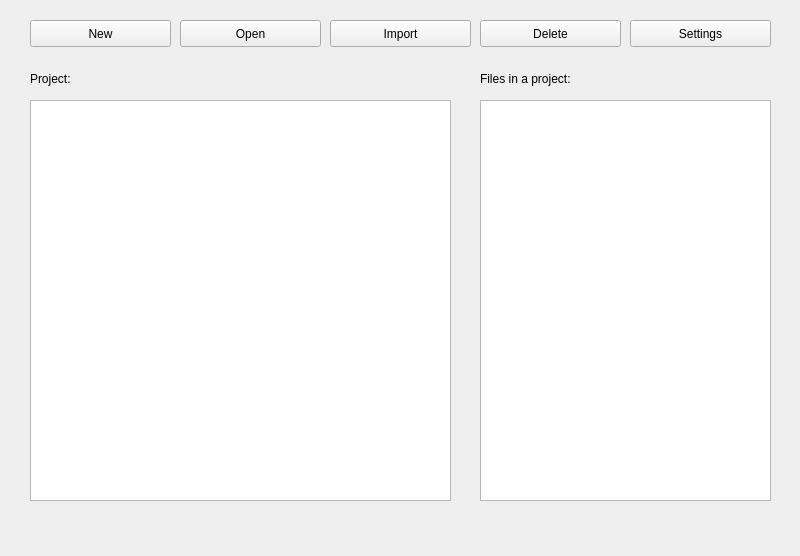
<?xml version="1.0" encoding="UTF-8"?>
<ui version="4.0">
 <class>ProjectManagement</class>
 <widget class="QMainWindow" name="ProjectManagement">
  <property name="geometry">
   <rect>
    <x>0</x>
    <y>0</y>
    <width>800</width>
    <height>556</height>
   </rect>
  </property>
  <property name="sizePolicy">
   <sizepolicy hsizetype="Fixed" vsizetype="Fixed">
    <horstretch>0</horstretch>
    <verstretch>0</verstretch>
   </sizepolicy>
  </property>
  <property name="minimumSize">
   <size>
    <width>800</width>
    <height>556</height>
   </size>
  </property>
  <property name="maximumSize">
   <size>
    <width>800</width>
    <height>556</height>
   </size>
  </property>
  <property name="windowTitle">
   <string>MainWindow</string>
  </property>
  <widget class="QWidget" name="centralwidget">
   <widget class="QLabel" name="label">
    <property name="geometry">
     <rect>
      <x>30</x>
      <y>70</y>
      <width>271</width>
      <height>17</height>
     </rect>
    </property>
    <property name="text">
     <string>Project:</string>
    </property>
   </widget>
   <widget class="QListWidget" name="listWidget">
    <property name="geometry">
     <rect>
      <x>30</x>
      <y>100</y>
      <width>421</width>
      <height>401</height>
     </rect>
    </property>
   </widget>
   <widget class="QPushButton" name="pushButton">
    <property name="geometry">
     <rect>
      <x>180</x>
      <y>20</y>
      <width>141</width>
      <height>27</height>
     </rect>
    </property>
    <property name="text">
     <string>Open</string>
    </property>
   </widget>
   <widget class="QPushButton" name="pushButton_2">
    <property name="geometry">
     <rect>
      <x>30</x>
      <y>20</y>
      <width>141</width>
      <height>27</height>
     </rect>
    </property>
    <property name="text">
     <string>New</string>
    </property>
   </widget>
   <widget class="QLabel" name="label_2">
    <property name="geometry">
     <rect>
      <x>480</x>
      <y>70</y>
      <width>161</width>
      <height>17</height>
     </rect>
    </property>
    <property name="text">
     <string>Files in a project:</string>
    </property>
   </widget>
   <widget class="QListWidget" name="listWidget_2">
    <property name="geometry">
     <rect>
      <x>480</x>
      <y>100</y>
      <width>291</width>
      <height>401</height>
     </rect>
    </property>
   </widget>
   <widget class="QPushButton" name="pushButton_3">
    <property name="geometry">
     <rect>
      <x>480</x>
      <y>20</y>
      <width>141</width>
      <height>27</height>
     </rect>
    </property>
    <property name="text">
     <string>Delete</string>
    </property>
   </widget>
   <widget class="QPushButton" name="pushButton_4">
    <property name="geometry">
     <rect>
      <x>330</x>
      <y>20</y>
      <width>141</width>
      <height>27</height>
     </rect>
    </property>
    <property name="text">
     <string>Import</string>
    </property>
   </widget>
   <widget class="QPushButton" name="pushButton_5">
    <property name="geometry">
     <rect>
      <x>630</x>
      <y>20</y>
      <width>141</width>
      <height>27</height>
     </rect>
    </property>
    <property name="text">
     <string>Settings</string>
    </property>
   </widget>
  </widget>
  <widget class="QMenuBar" name="menubar">
   <property name="geometry">
    <rect>
     <x>0</x>
     <y>0</y>
     <width>800</width>
     <height>25</height>
    </rect>
   </property>
  </widget>
 </widget>
 <resources/>
 <connections/>
</ui>
